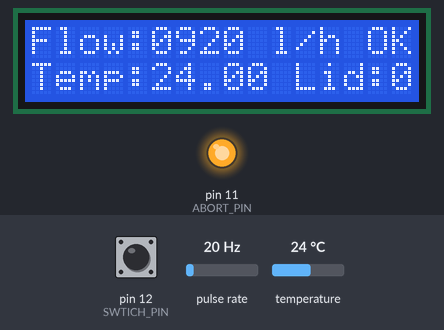
The program below on a simulated Arduino Nano, built with avr-gcc and run on an emulated ATmega328P. Shown: 16×2 character LCD, output pins drawn as LEDs (lit = HIGH). Wiring (inferred from the names in the program): pulse sensor: data pin 2. Inputs (shaded band) come from the test bench; at power-on: pulse rate 20 Hz, temperature 24 °C, pin 12 (SWTICH_PIN) LOW. What the program prints to the serial monitor is not drawn.

Above: at 6.3 s.
6.4 s: pulse rate (sensor on pin 2) set to 4 Hz
At 8.8 s:
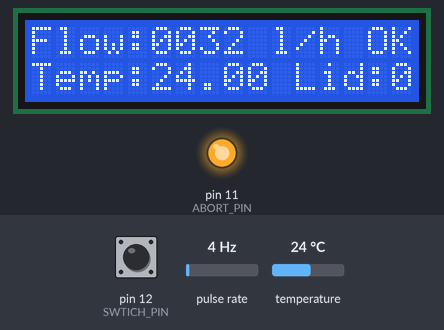
9.4 s: temperature set to 12 °C
At 10.3 s:
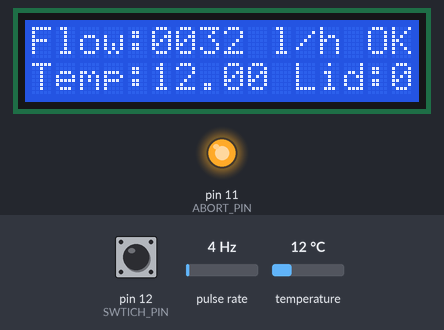
11.4 s: pin 12 (SWTICH_PIN) pulled HIGH for 1 s
At 13.7 s:
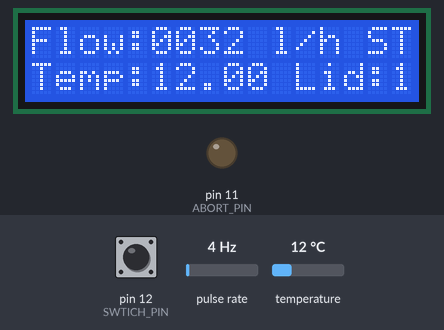
15.4 s: pulse rate (sensor on pin 2) set to 50 Hz
At 18.1 s:
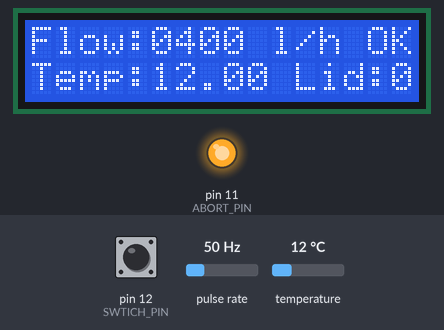
18.4 s: temperature set to 19 °C
At 19.6 s:
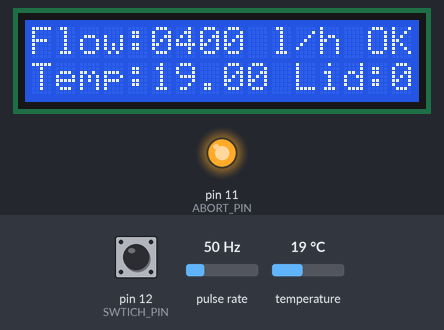
20.4 s: pin 12 (SWTICH_PIN) pulled HIGH for 1 s
At 22.7 s:
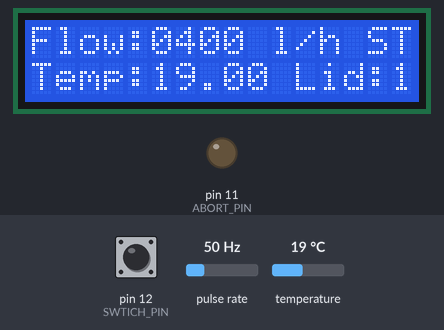
Timing chart, 0 to 24.4 s (numbered marks = the images above; inputs shaded):
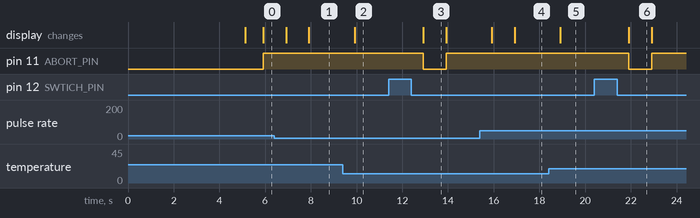

The program:

main.cpp
```cpp
/********************************************************************/
// First we include the libraries
#include <OneWire.h>
#include <DallasTemperature.h>
#include <LiquidCrystal_I2C.h>
/********************************************************************/
// Data wire is plugged into pin 3 on the Arduino
#define ONE_WIRE_BUS 3
/********************************************************************/
// Setup a oneWire instance to communicate with any OneWire devices
// (not just Maxim/Dallas temperature ICs)
OneWire oneWire(ONE_WIRE_BUS);
/********************************************************************/
// Pass our oneWire reference to Dallas Temperature.
DallasTemperature sensors(&oneWire);
/********************************************************************/

#define ABORT_PIN 11
#define SWTICH_PIN 12
int val = 0;      // variable to store the read value

/*
Arduino Water flow meter
YF- S201 Hall Effect Water Flow Sensor
Water Flow Sensor output processed to read in litres/hour
*/
volatile int flow_frequency; // Measures flow sensor pulses
unsigned int l_hour; // Calculated litres/hour
unsigned char flowsensor = 2; // Sensor Input
unsigned long currentTime;
unsigned long cloopTime;

float temperature = 0;
bool lidOpen = false;
bool noWarning = false;
bool noWarningOldState = false;

LiquidCrystal_I2C lcd(0x27,16,2); // set the LCD address to 0x27 for a 16 chars and 2 line display
const String displayLineOne("Flow:0000 l/h ST");
const String displayLineTwo("Temp:00.00 Lid:1");
const String errorDetected("ST");
const String noErrorDetected("OK");

void flow () // Interrupt function
{
  flow_frequency++;
}


void setup(void)
{
  lcd.init(); // initialize the lcd
  lcd.backlight();
  lcd.clear();
  String version("Laser Heat");
  String version2("Control V1.0");
  lcd.setCursor(0,0); // Move cursor to 0,0 (first line, first column)
  lcd.print(version);
  lcd.setCursor(0,1); // Move cursor to 0,0 (first line, first column)
  lcd.print(version2);
  // Start up the library
  sensors.begin();

  pinMode(flowsensor, INPUT);
  digitalWrite(flowsensor, HIGH); // Optional Internal Pull-Up
  Serial.begin(9600);
  attachInterrupt(0, flow, RISING); // Setup Interrupt
  sei(); // Enable interrupts
  currentTime = millis();
  cloopTime = currentTime;

  pinMode(SWTICH_PIN, INPUT);
  pinMode(ABORT_PIN, OUTPUT);
  delay(5000);


  lcd.setCursor(0,0); // Move cursor to 0,0 (first line, first column)
  lcd.print(displayLineOne);
  lcd.setCursor(0,1); // Move cursor to 0,0 (first line, first column)
  lcd.print(displayLineTwo);
}

void HandleWarning(String * error)
{
  // Serial.println(*error);
}

void handleLid()
{
  lidOpen = digitalRead(SWTICH_PIN);
  if (lidOpen)
  {
    String error = String("Lid is open");
    HandleWarning(&error);
    noWarning = false;
  }
}

void handleFlow()
{
  // Pulse frequency (Hz) = 7.5Q, Q is flow rate in L/min.
  l_hour = (flow_frequency * 60 / 7.5); // (Pulse frequency x 60 min) / 7.5Q = flowrate in L/hour
  flow_frequency = 0; // Reset Counter

  if (l_hour < 10)
  {
    String error = String("No flow is ") + l_hour;
    HandleWarning(&error);
    noWarning = false;
  }
}

void handleTemperature()
{
  sensors.requestTemperatures(); // Send the command to get temperature readings
  temperature = sensors.getTempCByIndex(0);

  if (temperature > 30)
  {
    String error = String("Temperature over ") + temperature;
    HandleWarning(&error);
    noWarning = false;
  }

}

void loop(void)
{
  currentTime = millis();
  // Every second, calculate and print litres/hour
  if(currentTime >= (cloopTime))
  {
    cloopTime = currentTime + 1000; // Updates cloopTime

    noWarning = true;
    handleLid();
    handleTemperature();
    handleFlow();

    Serial.print("Flow: ");
    Serial.print(l_hour, DEC);
    Serial.print(" L/hour, ");
    Serial.print("Temperature: ");
    Serial.print(temperature);
    Serial.print(", LID open: ");
    Serial.println(lidOpen);

    lcd.setCursor(5,0); // Move cursor to 0,5 (first line, first column)
    char buffer[4] = {0};
    sprintf(buffer, "%04d", l_hour);
    lcd.print(buffer);
    lcd.setCursor(5,1); // Move cursor to 1,5 (first line, first column)
    lcd.print(temperature);
    lcd.setCursor(15,1); // Move cursor to 1,5 (first line, first column)
    lcd.print(lidOpen);
  }

  if (noWarning != noWarningOldState)
  {
    noWarningOldState = noWarning;
    digitalWrite(ABORT_PIN, noWarningOldState);
    lcd.setCursor(14,0); // Move cursor to 1,5 (first line, first column)

    if(noWarningOldState == true)
    {
      lcd.print(noErrorDetected);
    }
    else
    {
      lcd.print(errorDetected);
    }
  }
  //  if(currentTime >= (cloopTime + 1000))
  //  {
  //     cloopTime = currentTime; // Updates cloopTime
  //     // Pulse frequency (Hz) = 7.5Q, Q is flow rate in L/min.
  //     l_hour = (flow_frequency * 60 / 7.5); // (Pulse frequency x 60 min) / 7.5Q = flowrate in L/hour
  //     flow_frequency = 0; // Reset Counter
  //     Serial.print(l_hour, DEC); // Print litres/hour
  //     Serial.println(" L/hour");

  //     sensors.requestTemperatures(); // Send the command to get temperature readings
  //     Serial.print("Temperature is: ");
  //     Serial.println(sensors.getTempCByIndex(0)); // Why "byIndex"?
  //     val = digitalRead(SWTICH_PIN);   // read the input pin
  //     Serial.print("Lid is open: ");
  //     if (val == LOW)
  //     {
  //       Serial.println("Closed");
  //     }else
  //     {
  //         Serial.println("Open");
  //     }

  //     digitalWrite(ABORT_PIN, HIGH);
  //  }
} 
```

Measured:
- after the input at 6.4 s, the display: first changes after 0.51 s (image 1 shows a later state)
- after the input at 9.4 s, the display: changes after 0.51 s (image 2)
- after the input at 11.4 s, pin 11 (ABORT_PIN): HIGH → LOW after 1.5 s, → HIGH 1.0 s later; the display: changes after 1.5 s (image 3)
- after the input at 15.4 s, the display: first changes after 0.51 s (image 4 shows a later state)
- after the input at 18.4 s, the display: changes after 0.51 s (image 5)
- after the input at 20.4 s, pin 11 (ABORT_PIN): HIGH → LOW after 1.5 s, → HIGH 1.0 s later; the display: changes after 1.5 s (image 6)
- what the display in image 3 shows lasts 1.0 s, from 12.9 s to 13.9 s
